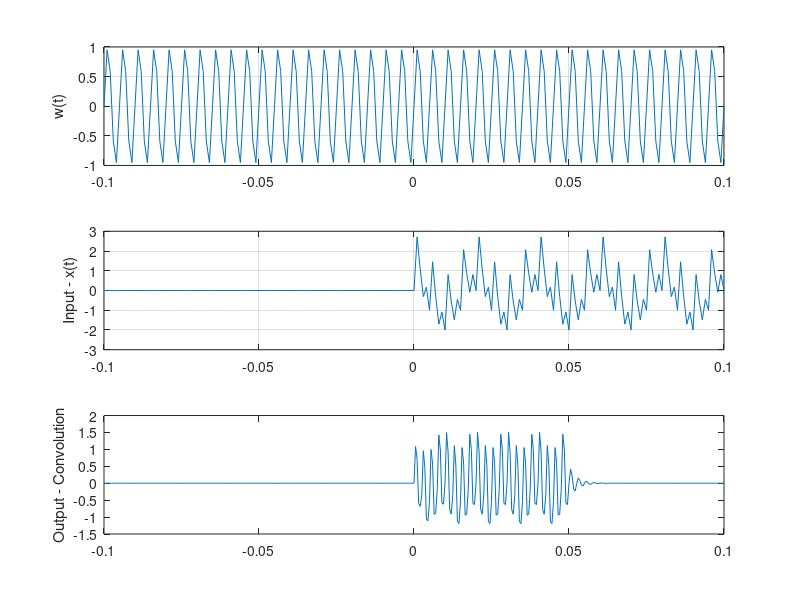

MATLAB code to generate this figure:
clc
close all
clear all
t = -0.1:0.001:0.1;
w = sin(400*pi*t);
h = 400*exp(-200*t).*cos(400*pi*t).*(t>=0);
x = (cos(100*pi*t)+sin(400*pi*t)-cos(800*pi*t)).*(t>=0);
figure(1)
subplot(311)
plot(t, w)
ylabel('w(t)')
grid on
subplot(312)
plot(t, x)
ylabel('Input - x(t)')
grid on
subplot(313)
Conv = 0.001*conv(x, h);
t = -0.1:0.0005:0.1;
disp(length(t))
disp(length(Conv))
plot(t, Conv)
ylabel('Output - Convolution')